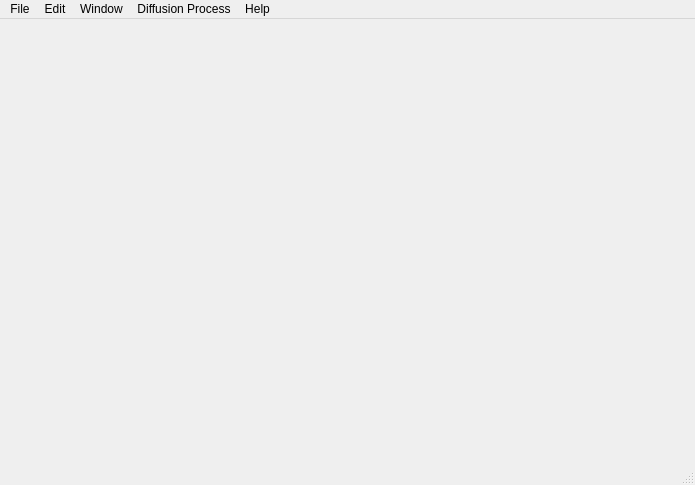
<?xml version="1.0" encoding="UTF-8"?>
<ui version="4.0">
 <class>MainWindow</class>
 <widget class="QMainWindow" name="MainWindow">
  <property name="geometry">
   <rect>
    <x>0</x>
    <y>0</y>
    <width>695</width>
    <height>485</height>
   </rect>
  </property>
  <property name="baseSize">
   <size>
    <width>1280</width>
    <height>720</height>
   </size>
  </property>
  <property name="windowTitle">
   <string>aiPixels</string>
  </property>
  <property name="windowOpacity">
   <double>1.000000000000000</double>
  </property>
  <property name="styleSheet">
   <string notr="true"/>
  </property>
  <widget class="QWidget" name="centralwidget"/>
  <widget class="QMenuBar" name="menubar">
   <property name="geometry">
    <rect>
     <x>0</x>
     <y>0</y>
     <width>695</width>
     <height>22</height>
    </rect>
   </property>
   <widget class="QMenu" name="menuFile">
    <property name="title">
     <string>File</string>
    </property>
    <addaction name="actionRestart"/>
    <addaction name="actionSoft_Restart"/>
   </widget>
   <widget class="QMenu" name="menuEdit">
    <property name="title">
     <string>Edit</string>
    </property>
    <addaction name="actionEdit_System_Settings"/>
    <addaction name="separator"/>
    <addaction name="actionLoad_Default_Settings"/>
    <addaction name="actionSave_System_Settings"/>
    <addaction name="actionSave_Diffusion_Settings"/>
    <addaction name="separator"/>
    <addaction name="actionClearCanvas"/>
    <addaction name="actionSave_Canvas"/>
    <addaction name="actionSave_Canvas_as_Json"/>
    <addaction name="actionLoad_Canvas_from_the_Json"/>
   </widget>
   <widget class="QMenu" name="menuWindow">
    <property name="title">
     <string>Window</string>
    </property>
    <addaction name="actionThumbnails"/>
    <addaction name="separator"/>
    <addaction name="actionImageLab"/>
    <addaction name="actionSave_Window_Layout"/>
    <addaction name="consoleAction"/>
   </widget>
   <widget class="QMenu" name="menuHelp">
    <property name="title">
     <string>Help</string>
    </property>
    <addaction name="actionaiPixels_Help"/>
    <addaction name="separator"/>
    <addaction name="actionAbout_aiPixels"/>
   </widget>
   <widget class="QMenu" name="menuSample_Process">
    <property name="title">
     <string>Diffusion Process</string>
    </property>
    <widget class="QMenu" name="menuTraining">
     <property name="title">
      <string>Training</string>
     </property>
     <addaction name="actionTextual_Inversion"/>
     <addaction name="separator"/>
     <addaction name="actionHypernetworks"/>
     <addaction name="separator"/>
     <addaction name="actionDreambooth"/>
    </widget>
    <addaction name="actionOutpaint_2"/>
    <addaction name="actionDeforum_Text_to_Image"/>
    <addaction name="actionImage_To_Image"/>
    <addaction name="actionDeforum_Text_To_Video"/>
    <addaction name="actionDeforum_Video_to_Video"/>
    <addaction name="actionLow_Mem_Text_To_Image"/>
    <addaction name="menuTraining"/>
   </widget>
   <addaction name="menuFile"/>
   <addaction name="menuEdit"/>
   <addaction name="menuWindow"/>
   <addaction name="menuSample_Process"/>
   <addaction name="menuHelp"/>
  </widget>
  <widget class="QStatusBar" name="statusbar">
   <property name="minimumSize">
    <size>
     <width>0</width>
     <height>30</height>
    </size>
   </property>
   <property name="baseSize">
    <size>
     <width>0</width>
     <height>200</height>
    </size>
   </property>
  </widget>
  <action name="actionaiPixels_Help">
   <property name="text">
    <string>aiPixels Help</string>
   </property>
  </action>
  <action name="actionAbout_aiPixels">
   <property name="text">
    <string>About aiPixels</string>
   </property>
  </action>
  <action name="actionAnim">
   <property name="text">
    <string>Animation Controls</string>
   </property>
  </action>
  <action name="actionPreview">
   <property name="text">
    <string>Preview</string>
   </property>
  </action>
  <action name="actionPrompt">
   <property name="text">
    <string>Prompt</string>
   </property>
  </action>
  <action name="actionRunControl">
   <property name="text">
    <string>Run Control</string>
   </property>
  </action>
  <action name="actionSampler">
   <property name="text">
    <string>Sampler Settings</string>
   </property>
  </action>
  <action name="actionSliders">
   <property name="text">
    <string>Image Setup</string>
   </property>
  </action>
  <action name="actionThumbnails">
   <property name="text">
    <string>Thumbnail Gallery</string>
   </property>
  </action>
  <action name="actionTxt2img">
   <property name="text">
    <string>Simple txt-2-img</string>
   </property>
  </action>
  <action name="actionNodes">
   <property name="text">
    <string>Nodes</string>
   </property>
  </action>
  <action name="actionSave_System_Settings">
   <property name="text">
    <string>Save System Settings</string>
   </property>
  </action>
  <action name="actionSave_Diffusion_Settings">
   <property name="text">
    <string>Save Diffusion Settings</string>
   </property>
  </action>
  <action name="actionRestart">
   <property name="text">
    <string>Restart</string>
   </property>
  </action>
  <action name="actionSoft_Restart">
   <property name="text">
    <string>Soft Restart</string>
   </property>
  </action>
  <action name="actionImageLab">
   <property name="text">
    <string>Image Lab</string>
   </property>
  </action>
  <action name="actionOutpaint">
   <property name="text">
    <string>Outpaint</string>
   </property>
  </action>
  <action name="actionClearCanvas">
   <property name="text">
    <string>Clear Canvas</string>
   </property>
  </action>
  <action name="actionLoad_Default_Settings">
   <property name="text">
    <string>Load Default Settings</string>
   </property>
  </action>
  <action name="actionSave_Canvas">
   <property name="text">
    <string>Save Canvas</string>
   </property>
  </action>
  <action name="actionDefault">
   <property name="text">
    <string>Default</string>
   </property>
  </action>
  <action name="actionDeforum_Text_to_Image">
   <property name="text">
    <string>Deforum Text to Image</string>
   </property>
  </action>
  <action name="actionLow_Mem_Text_To_Image">
   <property name="text">
    <string>Low Mem Text To Image</string>
   </property>
  </action>
  <action name="actionDeforum_Text_To_Video">
   <property name="text">
    <string>Deforum Text To Video</string>
   </property>
  </action>
  <action name="actionImage_To_Image">
   <property name="text">
    <string>Deforum Image To Image</string>
   </property>
  </action>
  <action name="actionDeforum_Video_to_Video">
   <property name="text">
    <string>Deforum Video to Video</string>
   </property>
  </action>
  <action name="actionEdit_System_Settings">
   <property name="text">
    <string>Edit System Settings</string>
   </property>
  </action>
  <action name="actionSave_Canvas_as_Json">
   <property name="text">
    <string>Save Canvas as Json</string>
   </property>
  </action>
  <action name="actionLoad_Canvas_from_the_Json">
   <property name="text">
    <string>Load Canvas from the Json</string>
   </property>
  </action>
  <action name="actionOutpaint_2">
   <property name="text">
    <string>Outpaint</string>
   </property>
  </action>
  <action name="actionSave_Window_Layout">
   <property name="text">
    <string>Save Window Layout</string>
   </property>
  </action>
  <action name="actionLoad_Window_Layout">
   <property name="text">
    <string>Load Window Layout</string>
   </property>
  </action>
  <action name="consoleAction">
   <property name="text">
    <string>Show Console</string>
   </property>
  </action>
  <action name="actionTextual_Inversion">
   <property name="text">
    <string>Textual Inversion</string>
   </property>
  </action>
  <action name="actionDreambooth">
   <property name="text">
    <string>Dreambooth</string>
   </property>
  </action>
  <action name="actionHypernetworks">
   <property name="text">
    <string>Hypernetworks</string>
   </property>
  </action>
 </widget>
 <resources/>
 <connections/>
</ui>
